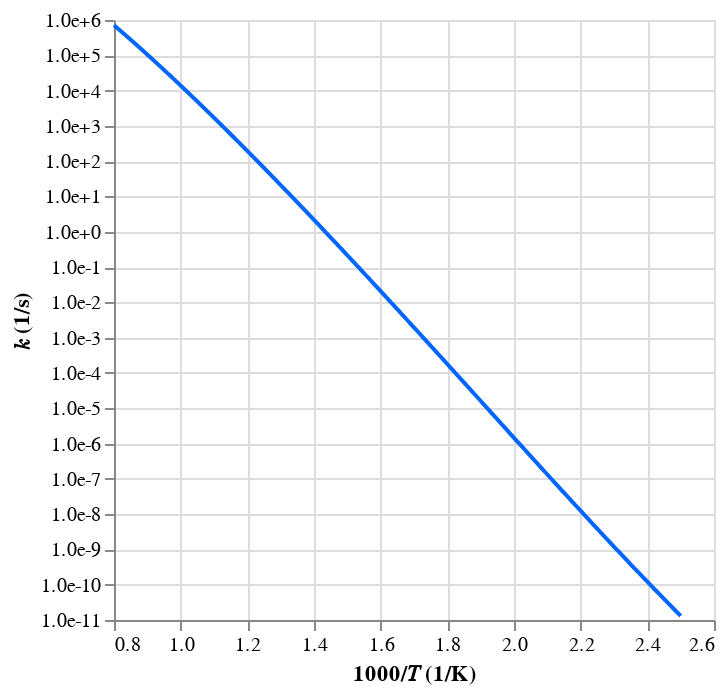

The code cell stored with this chart in its notebook:
### Code cell
# Display species/reaction by ID
id_ = "61: 1"

#   - Read in expanded mechanism
mech_path = p_.stereo_mechanism(tag, ext="json", path=p_.data(root_path))
mech = automech.io.read(mech_path)

#   - Display the reaction
if ":" in id_:
    automech.display_reactions(mech, chans=[id_])
else:
    automech.display_species(mech, ids=[id_])

### Figure 1 — Vega-Lite specification as saved in the notebook (floating-point values rounded to 4 significant figures; data arrays with more than 128 entries replaced by an {"elided": "..."} marker saying what was removed)
{"config": {"view": {"continuousWidth": 300, "continuousHeight": 300}}, "data": {"name": "data-b08da7c977ed6b3706aa70b8f1f1fd8b"}, "mark": {"type": "line"}, "encoding": {"color": {"value": "#0066ff"}, "x": {"field": "x", "title": "1000/𝑇 (1/K)", "type": "quantitative"}, "y": {"axis": {"format": ".1e", "values": [1e-11, 1e-10, 1e-09, 1e-08, 1e-07, 1e-06, 1e-05, 0.0001, 0.001, 0.01, 0.1, 1, 10, 100, 1000, 10000, 100000, 1000000, 10000000]}, "field": "value", "scale": {"type": "log"}, "title": "𝑘 (1/s)", "type": "quantitative"}}, "transform": [{"fold": ["This work"]}], "$schema": "https://vega.github.io/schema/vega-lite/v5.20.1.json", "datasets": {"data-b08da7c977ed6b3706aa70b8f1f1fd8b": {"elided": "500 records"}}}
